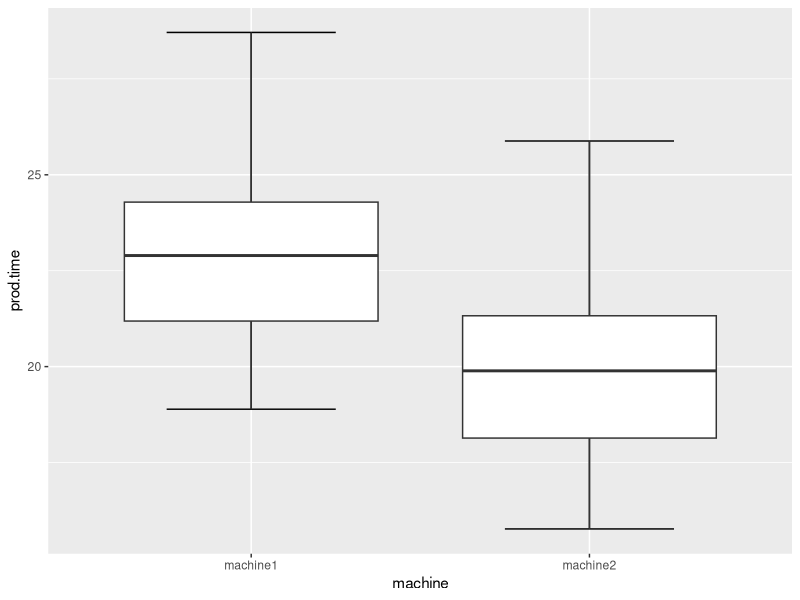

Here is the R script that generated this plot:
## ---- chunk 1
#Load Tidyverse
library(tidyverse)

#load dplyr
library(dplyr)

#load ggplot2
library(ggplot2)
## ---- chunk 2
machine1 <-c(24.58,22.09,23.70, 18.89, 22.02,28.71,24.44,20.91,23.83,20.83)

machine2 <-c(21.61,19.06,20.72,15.77,19,25.88,21.48,17.85,20.86,17.77)
## ---- chunk 3
t.test(machine1, machine2, var.equal=TRUE, alternative="two.sided", mu=0)
## ---- chunk 4
prod.time <-c(machine1, machine2)

#create a vector of the two machine names
machine <- c("machine1", "machine2")

#Turn vector above into a vector of 10 repetitions of machine1 and machine2
machine <-rep(machine, times=c(10,10))

#Create data frame
DF <-data.frame(machine, prod.time)

#display DF
DF
## ---- chunk 5
with(DF, t.test(prod.time ~ machine, var.equal=TRUE,
                alternative="two.sided", mu=0))
## ---- chunk 6
ggplot(DF, aes(x=machine, y=prod.time))+
  stat_boxplot(geom="errorbar", width=.5)+
  geom_boxplot()
## ---- chunk 7
fitbit1 <-c(65,120,45, 46, 47,49,51,70,44,69, 85,81, 80)

fitbit2 <-c(61,109,45,55,66,85, 62,74,76,66,85,102,67)
## ---- chunk 8
t.test(fitbit1, fitbit2, var.equal=TRUE, alternative="two.sided", mu=0)
## ---- chunk 9
fitbit1 <-c(65,120,45, 46, 47,49,51,70,44,69, 85,81, 80)

fitbit2 <-c(61,109,45,55,66,85, 62,74,76,66,85,102,67)
## ---- chunk 10
t.test(fitbit1, fitbit2, var.equal=TRUE, alternative="two.sided", mu=5)
## ---- chunk 11
test_t1 <-c(87,85,99,75,92,43,56)
test_t2 <-c(98,97,64,56,98,100,47,66)
## ---- chunk 12
t.test(test_t1, test_t2, var.equal=TRUE, alternative="greater", mu=0)
## ---- chunk 13
machine1 <-c(24.58,22.09,23.70, 18.89, 22.02,28.71,24.44,20.91,23.83,20.83)

machine2 <-c(21.61,19.06,20.72,15.77,19,25.88,21.48,17.85,20.86,17.77)
## ---- chunk 14
t.test(machine1, machine2, var.equal=FALSE, alternative="two.sided", mu=0)
## ---- chunk 15
school1 <-c(69,75,76,80,81,82,86,89,91,92,97)

school2 <-c(59,62,66,70,70,75,75,77,78,79,81,84,84,86,94)
## ---- chunk 16
t.test(school1, school2, var.equal=FALSE, alternative="greater", mu=0)
## ---- chunk 17
t.test(school1, school2, var.equal=FALSE, alternative="two.sided", mu=0)
## ---- chunk 18
t.test(school1, school2, var.equal=FALSE, alternative="two.sided", mu=0)
## ---- chunk 19
t.test(school1, school2, var.equal=FALSE, alternative="two.sided", mu=70)
## ---- chunk 20
before <-c(198,201,210,185,204,156,167,197,220,186)
after <-c(194,203,200,183,200,153,166,197,215,184)
## ---- chunk 21
t.test(before, after, alternative="two.sided", paired=TRUE)
## ---- chunk 22
t.test(before, after, alternative="greater", paired=TRUE)
## ---- chunk 23
sessionInfo()
